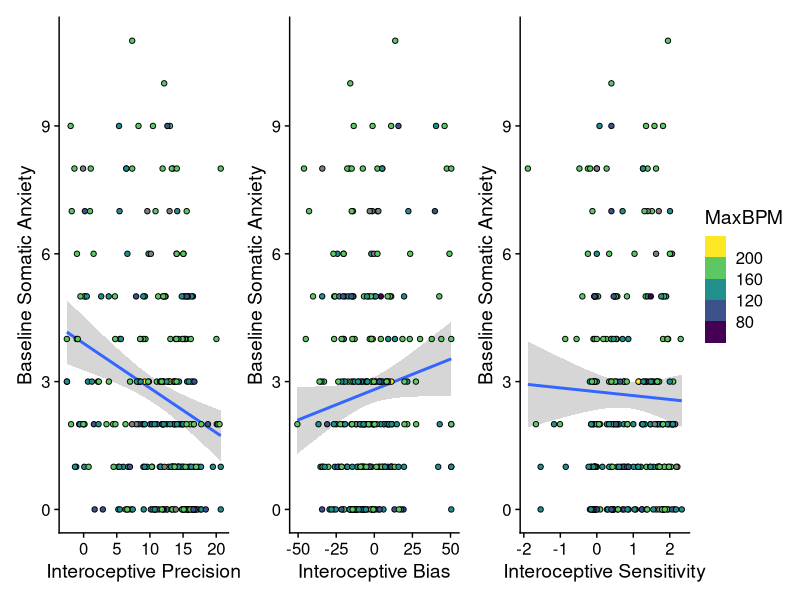
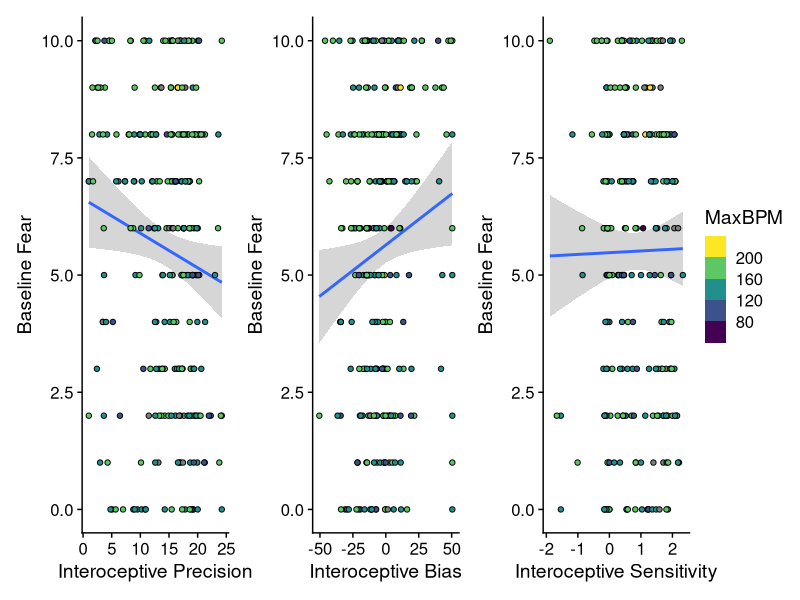
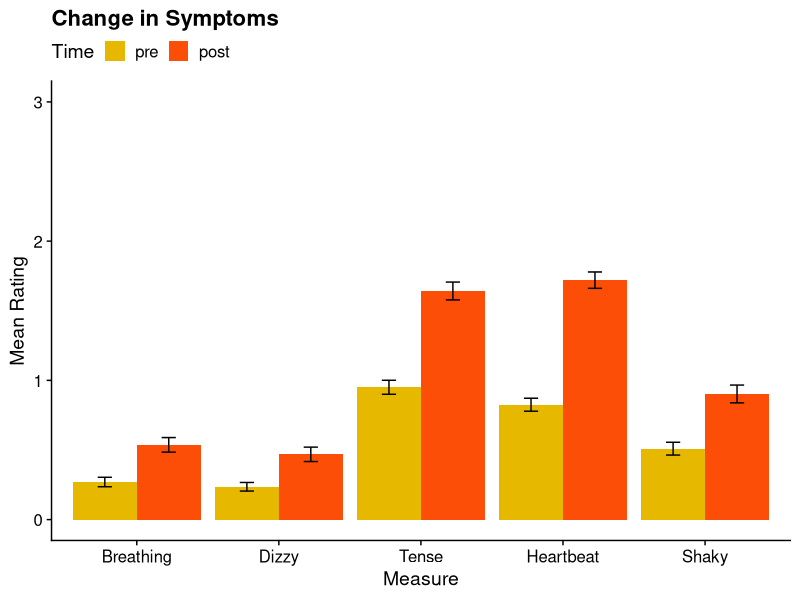
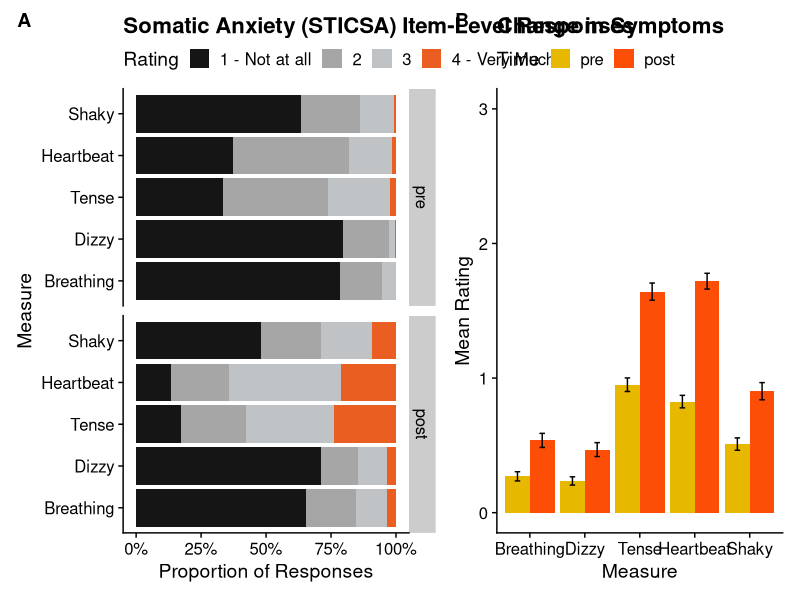
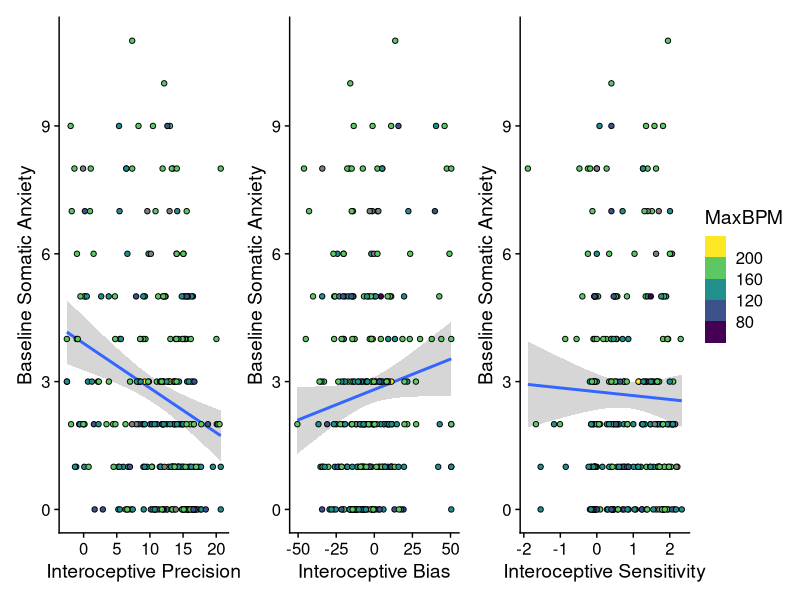
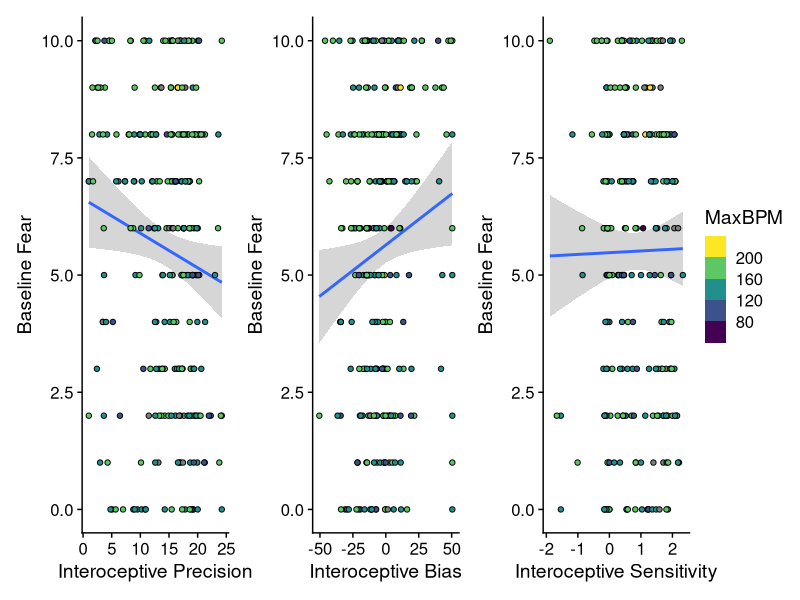
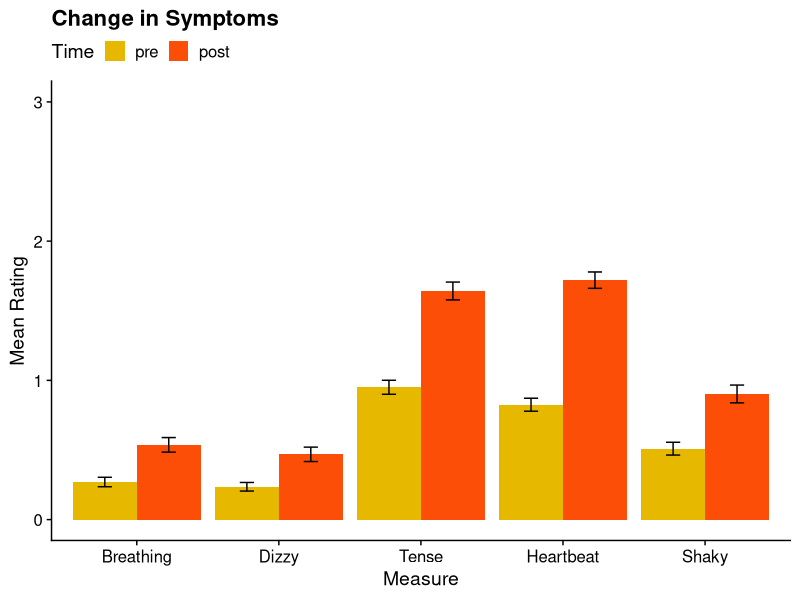
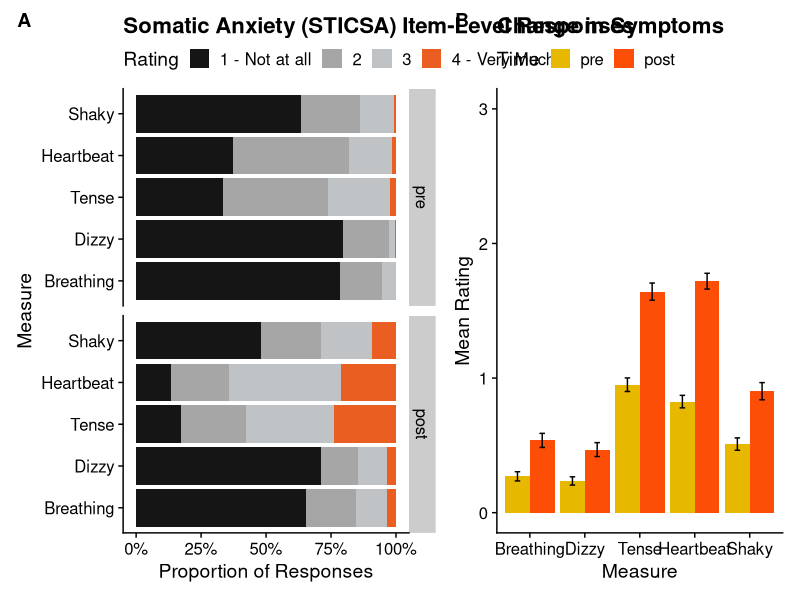

Source code (R) for these figures, in order:
## ---- chunk 1
library(readr)
library(here)
library(tidyverse)
library(viridisLite)
library(cowplot)
library(patchwork)
library(dplyr)

haunted_data <- read_csv(here("data", "/summary_r.csv"))
head(haunted_data)



## ---- chunk 2

p1 <- ggplot(data = haunted_data, aes ( x = (1-PsiSlope)+20, y = pre_SympSum, fill =MaxBPM )) +
  scale_fill_viridis_b()+  
  theme_cowplot()+
  geom_smooth(method = "lm")+
  ylab("Baseline Somatic Anxiety")+
  xlab("Interoceptive Precision")+
  geom_point(shape = 21)


p2 <- ggplot(data = haunted_data, aes ( x = PsiThreshold, y = pre_SympSum, fill =MaxBPM )) +
  scale_fill_viridis_b()+  
  theme_cowplot()+
  geom_smooth(method = "lm")+
  ylab("Baseline Somatic Anxiety")+
  xlab("Interoceptive Bias")+
  geom_point(shape = 21)


p3 <- ggplot(data = haunted_data, aes ( x = d, y = pre_SympSum, fill =MaxBPM )) +
  scale_fill_viridis_b()+  
  theme_cowplot()+
  geom_smooth(method = "lm")+
  ylab("Baseline Somatic Anxiety")+
  xlab("Interoceptive Sensitivity")+
  geom_point(shape = 21)

p1+p2+p3 + plot_layout(guides = "collect")

ggsave(here("figs", "scatter_baseline.png"), height = 1200, width = 2400, dpi = 150, units = "px")
## ---- chunk 3
p1 <- ggplot(data = haunted_data, aes ( x = (1-PsiSlope)+max(PsiSlope), y = pre_RateScared, fill =MaxBPM )) +
  scale_fill_viridis_b()+  
  theme_cowplot()+
  geom_smooth(method = "lm")+
  ylab("Baseline Fear")+
  xlab("Interoceptive Precision")+
  geom_point(shape = 21)


p2 <- ggplot(data = haunted_data, aes ( x = PsiThreshold, y = pre_RateScared, fill =MaxBPM )) +
  scale_fill_viridis_b()+  
  theme_cowplot()+
  geom_smooth(method = "lm")+
  ylab("Baseline Fear")+
  xlab("Interoceptive Bias")+
  geom_point(shape = 21)


p3 <- ggplot(data = haunted_data, aes ( x = d, y =  pre_RateScared, fill =MaxBPM )) +
  scale_fill_viridis_b()+  
  theme_cowplot()+
  geom_smooth(method = "lm")+
  ylab("Baseline Fear")+
  xlab("Interoceptive Sensitivity")+
  geom_point(shape = 21)

tp <- p1+p2+p3 + plot_layout(guides = "collect")

tp

ggsave(here("figs", "scatter_baseline_fear.png"), height = 1200, width = 2400, dpi = 150, units = "px")


## ---- chunk 4

mat_data <- haunted_data %>%
  select(matches(".Symp.")) %>%
  pivot_longer(cols = everything(), 
               names_sep = "_", 
               names_to = c("Time", "Measure"),
               values_to = "Rating") %>%
  group_by(Time, Measure)  %>%
  filter(Measure != "SympSum") %>%
  filter(Rating < 4)



summary_data <- mat_data %>%
  summarise(meanRating = mean(Rating, na.rm=TRUE), 
            sdRating = sd(Rating, na.rm=TRUE), 
           num = n()) %>%
  mutate(seRating = sdRating/sqrt(num))

mat_data$Time <- factor(mat_data$Time,levels=c("pre","post"))
summary_data$Time <- factor(summary_data$Time,levels=c("pre","post"))

dodge <- position_dodge(width=0.9)
p1<-ggplot(data = summary_data, aes(x = Measure, y = meanRating, fill = Time)) +
  geom_bar(stat="identity", position=dodge) +
  geom_errorbar(aes(ymin = meanRating-seRating, ymax =  meanRating+seRating, fill = Time),
                position =dodge, width = 0.2) +
  scale_x_discrete(labels=c(
    "SympBreathing" = "Breathing", "SympDizzy" = "Dizzy", "SympNoRelax" ="Tense", "SympRapidHB" = "Heartbeat", "SympShaky" = "Shaky", "SympSum" = "Sum"))+
  scale_fill_manual(values = c("#E7B800", "#FC4E07"))+
  scale_y_continuous(limits = c(0,3), breaks=c(0, 1, 2, 3)) +
  ylab("Mean Rating") +
  theme_cowplot() +
  theme(legend.position = "top") +
  ggtitle("Change in Symptoms")

  #geom_boxplot()

p1
ggsave(here("figs", "boxplot_time_fear.jpeg"), height = 4, width = 6, dpi = 150, units = "in")



## ---- chunk 5

mat_data$Rating <- factor(mat_data$Rating )
mat_data$Time <- factor(mat_data$Time,levels=c("pre","post"))
p2 <- ggplot(data = mat_data, aes(y = Measure, fill = factor(Rating))) +
  geom_bar(aes(fill = Rating), position = position_fill(reverse = TRUE)) +
  scale_fill_manual(values=c("#151515FF", "#A6A6A6FF","#C0C3C6FF", "#EA5F21FF", "#F6FAFDFF"), 
                    name="Rating",
                    breaks=c("0", "1", "2", "3"),
                    labels=c("1 - Not at all", "2", "3", "4 - Very Much"))+
  scale_y_discrete(labels=c(
    "SympBreathing" = "Breathing", "SympDizzy" = "Dizzy", "SympNoRelax" ="Tense", "SympRapidHB" = "Heartbeat", "SympShaky" = "Shaky", "SympSum" = "Sum"))+
    theme_cowplot() +
    theme(panel.grid.major = element_blank(), 
        panel.grid.minor = element_blank(), 
        legend.position = "top")+
  xlab("Proportion of Responses") +
  scale_x_continuous(labels = scales::percent_format(accuracy = 1))+
  facet_grid(Time~.) +
  ggtitle("Somatic Anxiety (STICSA) Item-Level Responses")

p2 + p1 + plot_annotation(tag_levels = 'A')


ggsave(here("figs", "surveyResults.png"), height = 6, width = 12, dpi = 150, units = "in")
